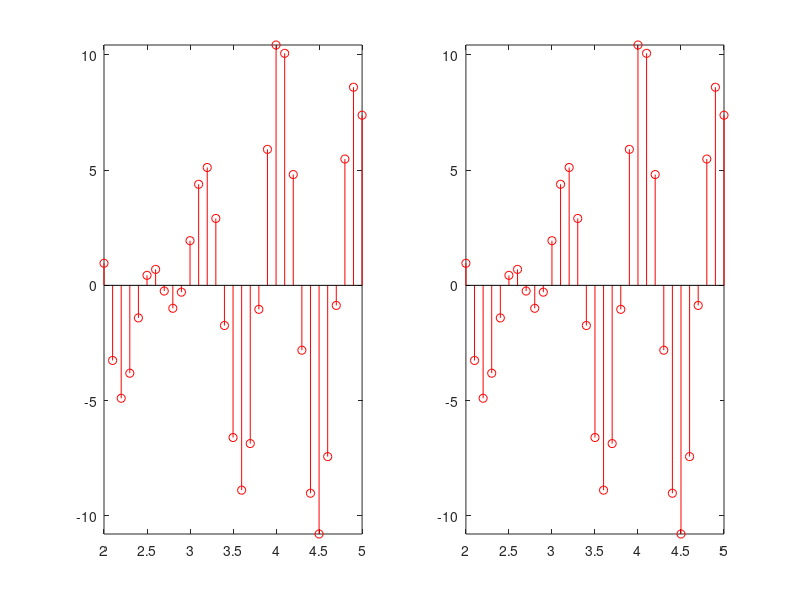
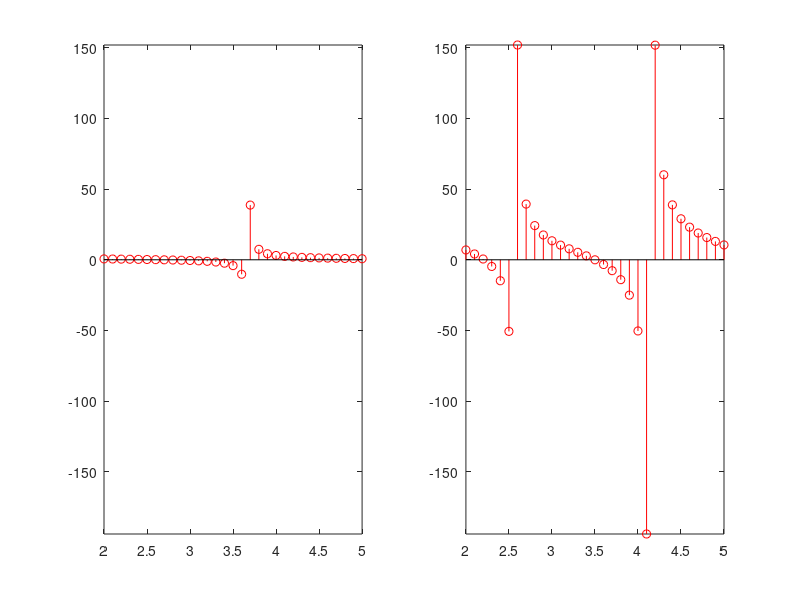
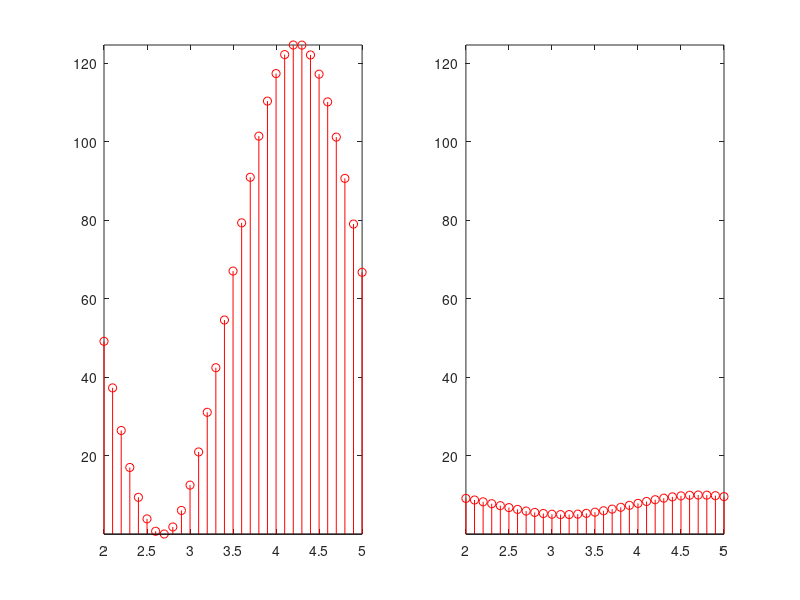
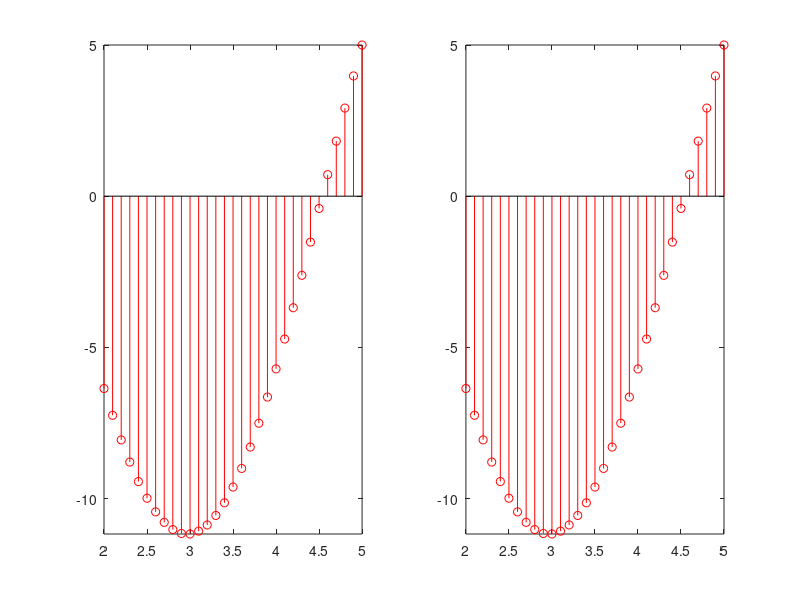

The MATLAB script that drew these images, in order:
tmin = 2;
tmax = 5;
dt = 0.1;

t = tmin:dt:tmax;
k1 = randi(10);
k2 = randi(10);

x1 = @(t) sin(t);
x2 = @(t) cos(t);
x3 = @(t) k1*sin(t) + k2*cos(t);

% Part A
% System 1
w = randi(10);
y1 = x1(t).*cos(w*t);
y2 = x2(t).*cos(w*t);
y3 = x3(t).*cos(w*t);
y4 = y1.*k1 + y2.*k2;
xmax = max([max(y3) max(y4)]);
xmin = min([min(y3) min(y4)]);

figure
subplot(1,2,1)
stem(t,y3,'r');
axis([tmin tmax xmin xmax]);
subplot(1,2,2)
stem(t,y4,'r');
axis([tmin tmax xmin xmax]);


% System 2
y1 = x1(t)./x1(t-1);
y2 = x2(t)./x2(t-1);
y3 = x3(t)./x3(t-1);
y4 = y1.*k1 + y2.*k2;
xmax = max([max(y3) max(y4)]);
xmin = min([min(y3) min(y4)]);

figure
subplot(1,2,1)
stem(t,y3,'r');
axis([tmin tmax xmin xmax]);
subplot(1,2,2)
stem(t,y4,'r');
axis([tmin tmax xmin xmax]);

% System 3
y1 = x1(t).^2;
y2 = x2(t).^2;
y3 = x3(t).^2;
y4 = y1.*k1 + y2.*k2;
xmax = max([max(y3) max(y4)]);
xmin = min([min(y3) min(y4)]);

figure
subplot(1,2,1)
stem(t,y3,'r');
axis([tmin tmax xmin xmax]);
subplot(1,2,2)
stem(t,y4,'r');
axis([tmin tmax xmin xmax]);

% System 4
y1 = x1(t-5);
y2 = x2(t-5);
y3 = x3(t-5);
y4 = y1.*k1 + y2.*k2;
xmax = max([max(y3) max(y4)]);
xmin = min([min(y3) min(y4)]);

figure
subplot(1,2,1)
stem(t,y3,'r');
axis([tmin tmax xmin xmax]);
subplot(1,2,2)
stem(t,y4,'r');
axis([tmin tmax xmin xmax]);


% Part B


